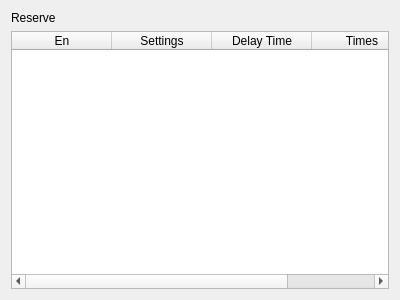
<?xml version="1.0" encoding="UTF-8"?>
<ui version="4.0">
 <class>PreservePage</class>
 <widget class="QWidget" name="PreservePage">
  <property name="geometry">
   <rect>
    <x>0</x>
    <y>0</y>
    <width>400</width>
    <height>300</height>
   </rect>
  </property>
  <property name="windowTitle">
   <string>Form</string>
  </property>
  <layout class="QVBoxLayout" name="verticalLayout">
   <item>
    <widget class="QLabel" name="label">
     <property name="text">
      <string>Reserve</string>
     </property>
    </widget>
   </item>
   <item>
    <widget class="QTableWidget" name="tableWidget">
     <attribute name="verticalHeaderVisible">
      <bool>false</bool>
     </attribute>
     <column>
      <property name="text">
       <string>En</string>
      </property>
     </column>
     <column>
      <property name="text">
       <string>Settings</string>
      </property>
     </column>
     <column>
      <property name="text">
       <string>Delay Time</string>
      </property>
     </column>
     <column>
      <property name="text">
       <string>Times</string>
      </property>
     </column>
    </widget>
   </item>
  </layout>
 </widget>
 <resources/>
 <connections/>
</ui>
